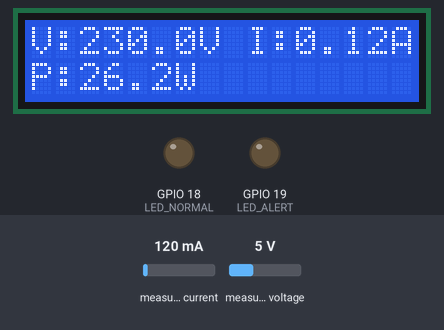
A sketch run on a simulated ESP32. On the bench: 16×2 character LCD, output pins drawn as LEDs (lit = HIGH). The test bench sets the inputs (shaded band); at power-on: measured current 120 mA, measured voltage 5 V. WiFi joins after 1.5 s; servers stay silent unless stated; what the sketch prints to the serial monitor is not drawn.

Above: at 2.7 s.
2.8 s: measured current set to 40 mA
At 5.0 s:
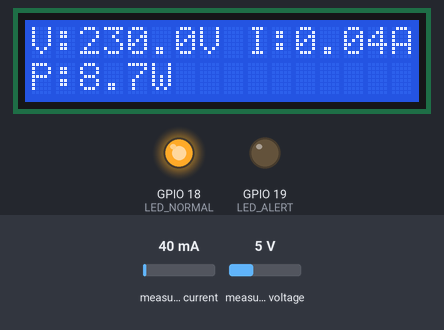
5.3 s: measured voltage set to 0.3 V
At 6.4 s:
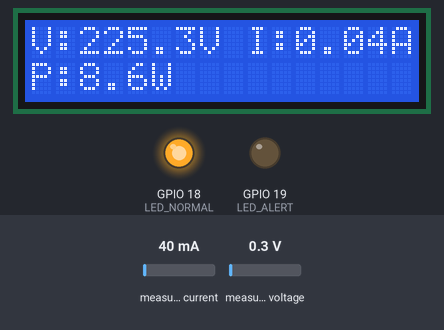
7.5 s: measured current set to 500 mA
At 9.1 s:
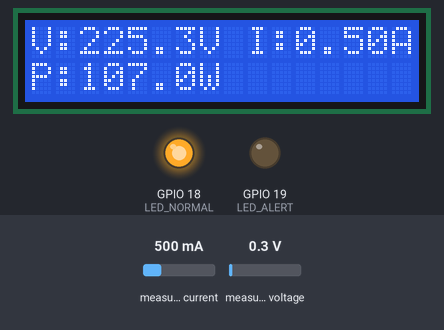
9.7 s: measured voltage set to 3.8 V
At 11.9 s:
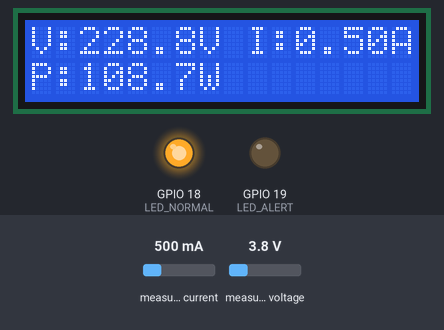
Timing chart, 0 to 12.9 s (numbered marks = the images above; inputs shaded):
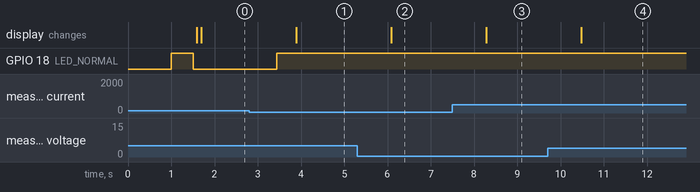

Measured:
- after the input at 2.8 s, the display: changes after 1.1 s (image 1)
- after the input at 5.3 s, the display: changes after 0.78 s (image 2)
- after the input at 7.5 s, the display: changes after 0.78 s (image 3)
- after the input at 9.7 s, the display: changes after 0.78 s (image 4)

The sketch:

ESP32_CAM_Mod.ino
```cpp
// --- 0. BLYNK DEBUGGING (Ye sabse upar hona zaroori hai) ---
#define BLYNK_PRINT Serial

// --- 1. CONFIGURATION ---
#define BLYNK_TEMPLATE_ID "TMPL3MeLl5KgB"
#define BLYNK_TEMPLATE_NAME "Energy Monitor"
#define BLYNK_AUTH_TOKEN "YOUR_BLYNK_AUTH_TOKEN"

#include <WiFi.h>
#include <BlynkSimpleEsp32.h>
#include <PZEM004Tv30.h>
#include <LiquidCrystal_I2C.h>

char auth[] = BLYNK_AUTH_TOKEN;
char ssid[] = "YOUR_WIFI_SSID";
char pass[] = "YOUR_WIFI_PASSWORD";

// --- ALERT SETTINGS ---
float powerThreshold = 485.0;          // <--- Aapka 484W Threshold
unsigned long lastNotifyTime = 0;
const unsigned long notifyCooldown = 60000; // 1 minute gap between alerts

// --- 2. PIN DEFINITIONS & OBJECTS ---
#define PZEM_RX_PIN 16
#define PZEM_TX_PIN 17
#define LED_NORMAL 18    // Green LED
#define LED_ALERT 19     // Red LED

PZEM004Tv30 pzem(Serial2, PZEM_RX_PIN, PZEM_TX_PIN);
LiquidCrystal_I2C lcd(0x27, 16, 2);
SemaphoreHandle_t dataMutex;

struct EnergyData {
    float voltage, current, power, energy;
};
EnergyData sensorReadings;

void TaskSensor(void *pvParameters);
void TaskBlynk(void *pvParameters);

// --- 3. TASK A: SENSOR READING (Core 1) ---
void TaskSensor(void *pvParameters) {
  for (;;) {
    float v = pzem.voltage();
    float i = pzem.current();
    float p = pzem.power();
    float e = pzem.energy();

    if (isnan(v)) {
        v = 0.0; i = 0.0; p = 0.0; e = 0.0;
        lcd.setCursor(0, 0); lcd.print("PZEM Error!     ");
        lcd.setCursor(0, 1); lcd.print("Check Wiring    ");
    } else {
        lcd.setCursor(0, 0);
        lcd.print("V:"); lcd.print(v, 1); lcd.print("V I:"); lcd.print(i, 2); lcd.print("A  ");
        lcd.setCursor(0, 1);
        lcd.print("P:"); lcd.print(p, 1); lcd.print("W          ");
    }

    if (xSemaphoreTake(dataMutex, portMAX_DELAY) == pdTRUE) {
        sensorReadings.voltage = v;
        sensorReadings.current = i;
        sensorReadings.power = p;
        sensorReadings.energy = e;
        xSemaphoreGive(dataMutex);
    }
    vTaskDelay(pdMS_TO_TICKS(1000));
  }
}

// --- 4. TASK B: BLYNK CLOUD & LED CONTROL (Core 0) ---
void TaskBlynk(void *pvParameters) {
  Serial.println("\n[Blynk Task] Attempting to connect to WiFi & Cloud...");

  // Ye line code ko block karegi jab tak WiFi connect nahi hota
  Blynk.begin(auth, ssid, pass);

  Serial.println("[Blynk Task] SUCCESS! Connected to Blynk Cloud.");

  for (;;) {
    Blynk.run();
    float p_up = 0, v_up = 0, i_up = 0, e_up = 0;

    if (xSemaphoreTake(dataMutex, portMAX_DELAY) == pdTRUE) {
        v_up = sensorReadings.voltage;
        i_up = sensorReadings.current;
        p_up = sensorReadings.power;
        e_up = sensorReadings.energy;
        xSemaphoreGive(dataMutex);
    }

    Blynk.virtualWrite(V0, v_up);
    Blynk.virtualWrite(V1, i_up);
    Blynk.virtualWrite(V2, p_up);
    Blynk.virtualWrite(V3, e_up);

    // LED LOGIC
    if (v_up > 10.0) {
        if (p_up > powerThreshold) {
            digitalWrite(LED_NORMAL, LOW);
            digitalWrite(LED_ALERT, HIGH);

            // <--- YAHI HAI WOH MAGIC LINE JO CHANGE KI HAI --->
            if (lastNotifyTime == 0 || millis() - lastNotifyTime > notifyCooldown) {
                Blynk.logEvent("high_power_alert", String("Alert! Power spike: ") + String(p_up) + "W");
                lastNotifyTime = millis();
                Serial.println("-> Blynk Notification Sent!");
            }
        } else {
            digitalWrite(LED_NORMAL, HIGH);
            digitalWrite(LED_ALERT, LOW);
        }
    } else {
        digitalWrite(LED_NORMAL, LOW);
        digitalWrite(LED_ALERT, LOW);
    }

    vTaskDelay(pdMS_TO_TICKS(2000));
  }
}

// --- 5. MAIN SETUP WITH HEARTBEAT TEST ---
void setup() {
  Serial.begin(115200);
  delay(1000); // Give Serial Monitor a second to wake up
  Serial.println("\n\n===========================");
  Serial.println("--- SYSTEM BOOTING UP ---");
  Serial.println("===========================");

  Serial.println("Step 1: Initializing LEDs...");
  pinMode(LED_NORMAL, OUTPUT);
  pinMode(LED_ALERT, OUTPUT);
  digitalWrite(LED_NORMAL, HIGH); // Green ON temporarily for testing
  delay(500);
  digitalWrite(LED_NORMAL, LOW);
  Serial.println("-> LEDs OK.");

  Serial.println("Step 2: Initializing LCD...");
  // AGAR CODE YAHAN FREEZE HOTA HAI TOH I2C WIRE LOOSE HAI
  lcd.init();
  lcd.backlight();
  lcd.print("Energy Monitor");
  lcd.setCursor(0,1);
  lcd.print("Connecting...");
  Serial.println("-> LCD OK.");

  Serial.println("Step 3: Starting RTOS Dual-Core Tasks...");
  dataMutex = xSemaphoreCreateMutex();
  xTaskCreatePinnedToCore(TaskSensor, "SensorTask", 10000, NULL, 1, NULL, 1);
  xTaskCreatePinnedToCore(TaskBlynk, "BlynkTask", 10000, NULL, 1, NULL, 0);

  Serial.println("-> Tasks Created! Handing over to Wi-Fi...");
}

void loop() {
    vTaskDelete(NULL);
}
```
